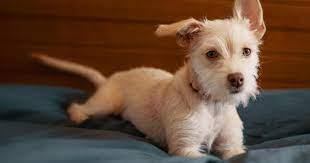
#> input picture src/notebook/00-Prerequisites/resources/pics/dogs/dog_100.jpg, 310 x 163 px, found by its file name
$ jupyter execute 'Loading your own data-TF2.X.ipynb'
#> lines starting #> are read from the running program, lines starting #| are printed output that depends on the picture
# Loading your own data - TF2.X

[cell 1]
import numpy as np
import matplotlib.pyplot as plt
import os
import cv2

[cell 2]
cv2.__version__

[cell 3]
# from google.colab import drive
# drive.mount('/content/gdrive')

[cell 4]
directory = '/Users/apple/Documents/Projects-Python/DeepLearningCode/src/notebook/00-Prerequisites/resources/pics/'

classes = ["dogs", "cats"]

[cell 5]
for i in classes:
    path = os.path.join(directory,i)  # create path to dogs and cats
    for img in os.listdir(path):  # iterate over each image per dogs and cats
        img_array = cv2.imread(os.path.join(path,img) ,cv2.IMREAD_GRAYSCALE)
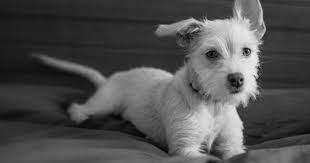
#> img_array: shape (163, 310); min 0, max 251, mean 79.3
        plt.imshow(img_array, cmap='gray')
        plt.show()

        break
    break

[cell 6]
print(img_array)
#> (printed output is left out)

[cell 7]
print(img_array.shape)
#| (163, 310)

## Standardization of the data:

[cell 8]
img_size = 100

[cell 9]
new_img = cv2.resize(img_array, (img_size, img_size))
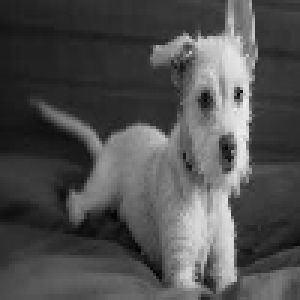
#> new_img: shape (100, 100) (shown 3 times larger); min 2, max 238, mean 79.2
plt.imshow(new_img, cmap='gray')
plt.show()

## Creating Training Data:

[cell 10]
training_data = []

def create_training_data():
    for category in classes:

        path = os.path.join(directory,category)  # create path to dogs and cats
        class_num = classes.index(category)  # 0=dog 1=cat

        for img in os.listdir(path):  # iterate over each image per dogs and cats
            try:
                img_array = cv2.imread(os.path.join(path,img) ,cv2.IMREAD_GRAYSCALE)  # convert to array
                new_img = cv2.resize(img_array, (img_size, img_size))  # resize to normalize data size
                training_data.append([new_img, class_num])  # add this to our training_data
            except Exception as e:
                pass
#> pass 2 of the loop in create_training_data, `for category in classes:`:
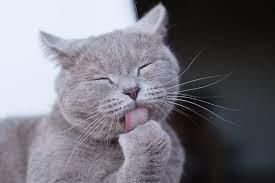
#> input picture src/notebook/00-Prerequisites/resources/pics/cats/cat_100.jpg, 275 x 183 px, found by its file name
#> in create_training_data, `new_img = cv2.resize(img_array, (img_size, img_size))`:
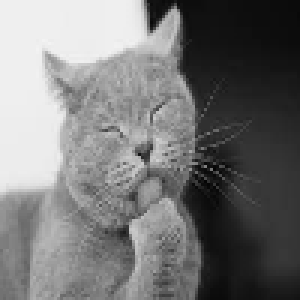
#> new_img: shape (100, 100) (shown 3 times larger); min 4, max 243, mean 117.9

[cell 11]
create_training_data()

[cell 12]
print(len(training_data))
#| 2

[cell 13]
import random
random.shuffle(training_data)

[cell 14]
X = []
y = []

[cell 15]
for features,label in training_data:
    X.append(features)
    y.append(label)
#> this loop made 2 passes
#> label on passes 1 to 2: 0, 1
#> after the loop, X = 2 items; y = [0, 1]

[cell 16]
print(X[0].reshape(-1, img_size, img_size, 1))
#> (printed output is left out)

[cell 17]
y
#> Out = [0, 1]

[cell 18]
X = np.array(X).reshape(-1, img_size, img_size, 1)

[cell 19]
X.shape
#> Out = (2, 100, 100, 1)
